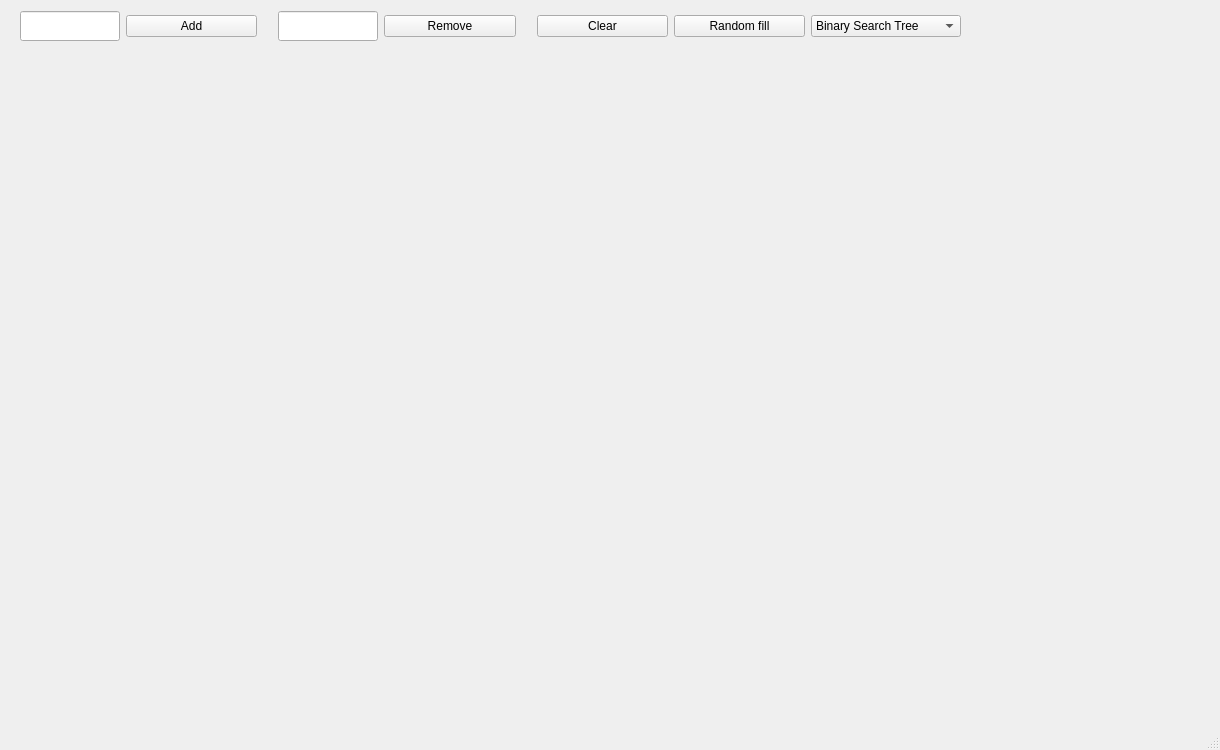
<?xml version="1.0" encoding="UTF-8"?>
<ui version="4.0">
 <class>AlgorithmVisualizerMainWindow</class>
 <widget class="QMainWindow" name="AlgorithmVisualizerMainWindow">
  <property name="geometry">
   <rect>
    <x>0</x>
    <y>0</y>
    <width>1220</width>
    <height>750</height>
   </rect>
  </property>
  <property name="sizePolicy">
   <sizepolicy hsizetype="Fixed" vsizetype="Fixed">
    <horstretch>0</horstretch>
    <verstretch>0</verstretch>
   </sizepolicy>
  </property>
  <property name="windowTitle">
   <string>AlgorithmVisualizerMainWindow</string>
  </property>
  <widget class="QWidget" name="centralwidget">
   <widget class="QWidget" name="layoutWidget">
    <property name="geometry">
     <rect>
      <x>20</x>
      <y>10</y>
      <width>941</width>
      <height>32</height>
     </rect>
    </property>
    <layout class="QHBoxLayout" name="horizontalLayout">
     <item>
      <widget class="QLineEdit" name="addValueText">
       <property name="sizePolicy">
        <sizepolicy hsizetype="Fixed" vsizetype="Fixed">
         <horstretch>0</horstretch>
         <verstretch>0</verstretch>
        </sizepolicy>
       </property>
       <property name="minimumSize">
        <size>
         <width>100</width>
         <height>30</height>
        </size>
       </property>
       <property name="maximumSize">
        <size>
         <width>100</width>
         <height>30</height>
        </size>
       </property>
      </widget>
     </item>
     <item>
      <widget class="QPushButton" name="addValueButton">
       <property name="text">
        <string>Add</string>
       </property>
      </widget>
     </item>
     <item>
      <spacer name="horizontalSpacer">
       <property name="orientation">
        <enum>Qt::Orientation::Horizontal</enum>
       </property>
       <property name="sizeType">
        <enum>QSizePolicy::Policy::Fixed</enum>
       </property>
       <property name="sizeHint" stdset="0">
        <size>
         <width>15</width>
         <height>1</height>
        </size>
       </property>
      </spacer>
     </item>
     <item>
      <widget class="QLineEdit" name="removeValueText">
       <property name="sizePolicy">
        <sizepolicy hsizetype="Fixed" vsizetype="Fixed">
         <horstretch>0</horstretch>
         <verstretch>0</verstretch>
        </sizepolicy>
       </property>
       <property name="minimumSize">
        <size>
         <width>100</width>
         <height>30</height>
        </size>
       </property>
       <property name="maximumSize">
        <size>
         <width>100</width>
         <height>30</height>
        </size>
       </property>
      </widget>
     </item>
     <item>
      <widget class="QPushButton" name="removeValueButton">
       <property name="text">
        <string>Remove</string>
       </property>
      </widget>
     </item>
     <item>
      <spacer name="horizontalSpacer_2">
       <property name="orientation">
        <enum>Qt::Orientation::Horizontal</enum>
       </property>
       <property name="sizeType">
        <enum>QSizePolicy::Policy::Fixed</enum>
       </property>
       <property name="sizeHint" stdset="0">
        <size>
         <width>15</width>
         <height>1</height>
        </size>
       </property>
      </spacer>
     </item>
     <item>
      <widget class="QPushButton" name="clearButton">
       <property name="text">
        <string>Clear</string>
       </property>
      </widget>
     </item>
     <item>
      <widget class="QPushButton" name="randomFillButton">
       <property name="text">
        <string>Random fill</string>
       </property>
      </widget>
     </item>
     <item>
      <widget class="QComboBox" name="treeNameBox">
       <property name="sizePolicy">
        <sizepolicy hsizetype="Fixed" vsizetype="Fixed">
         <horstretch>10</horstretch>
         <verstretch>0</verstretch>
        </sizepolicy>
       </property>
       <property name="minimumSize">
        <size>
         <width>150</width>
         <height>0</height>
        </size>
       </property>
       <item>
        <property name="text">
         <string>Binary Search Tree</string>
        </property>
       </item>
       <item>
        <property name="text">
         <string>AVL Tree</string>
        </property>
       </item>
       <item>
        <property name="text">
         <string>Red Black Tree</string>
        </property>
       </item>
       <item>
        <property name="text">
         <string>Heap</string>
        </property>
       </item>
      </widget>
     </item>
    </layout>
   </widget>
  </widget>
  <widget class="QMenuBar" name="menubar">
   <property name="geometry">
    <rect>
     <x>0</x>
     <y>0</y>
     <width>1220</width>
     <height>21</height>
    </rect>
   </property>
  </widget>
  <widget class="QStatusBar" name="statusbar"/>
 </widget>
 <resources/>
 <connections/>
</ui>
